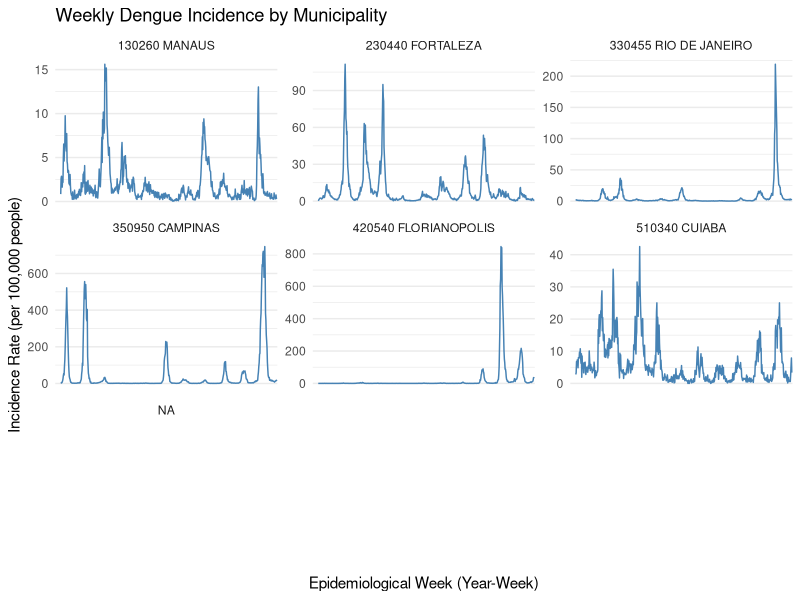
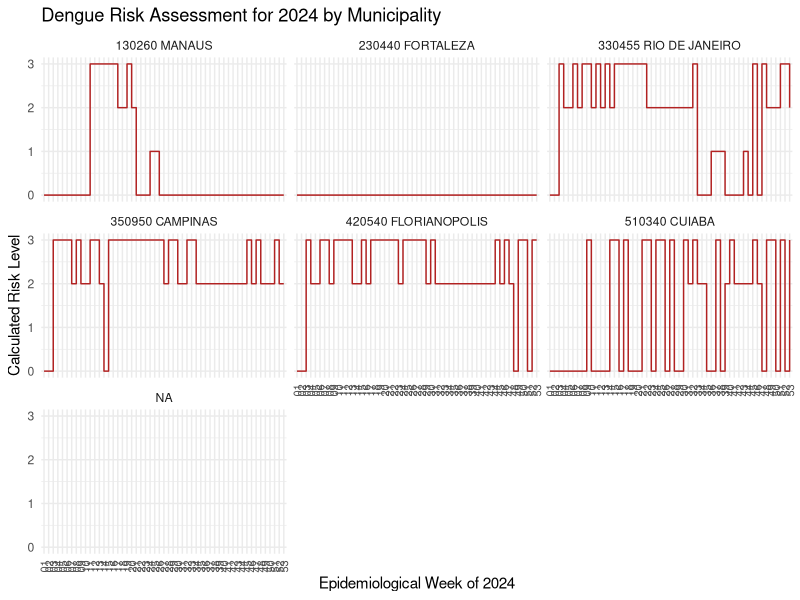
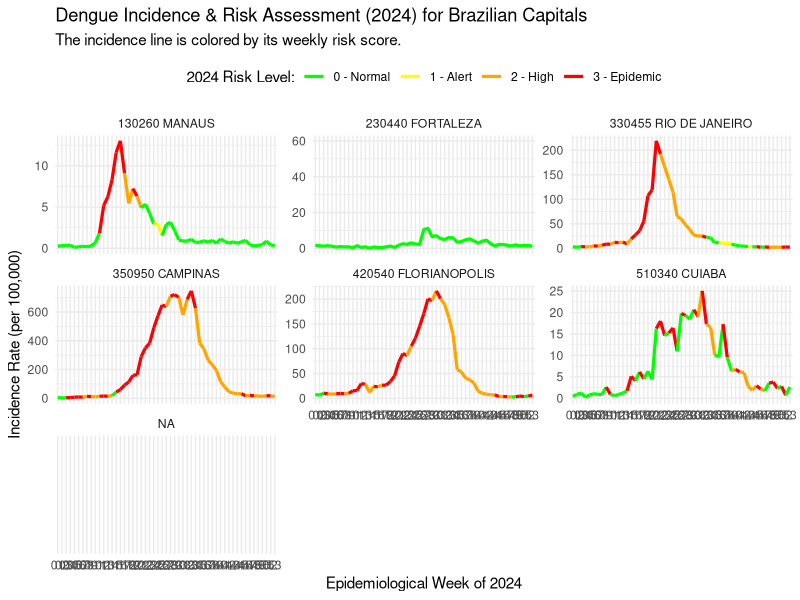
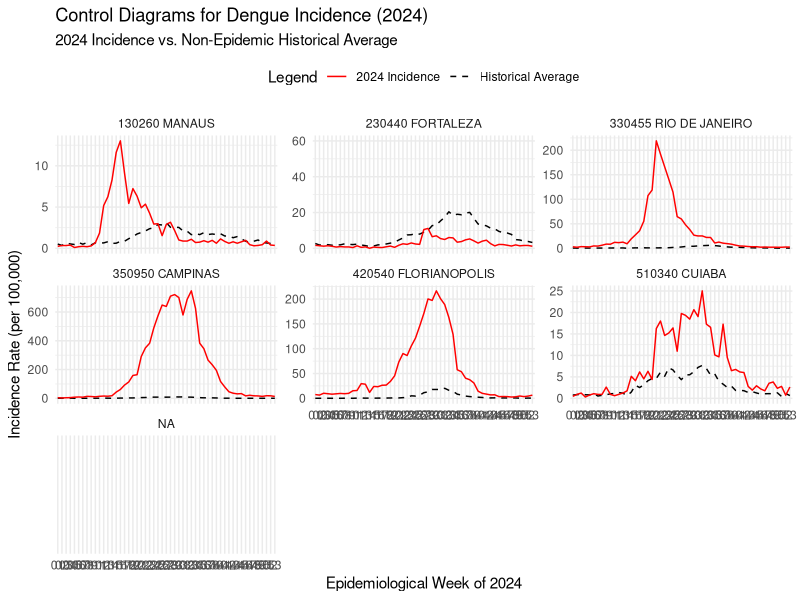
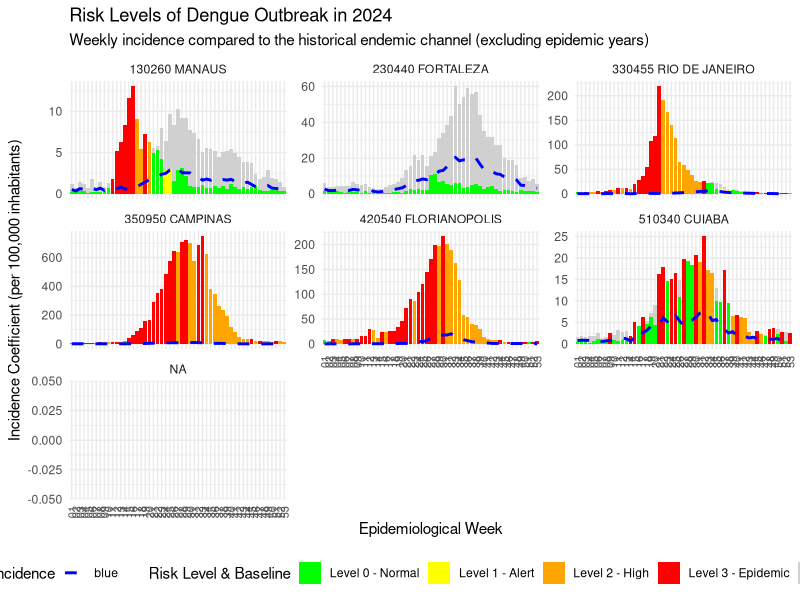

Here is the R script that generated these plots, in order:
## ---- chunk 1
knitr::opts_chunk$set(echo = T, warning = F)
library(tidyverse)
library(lubridate)
library(zoo)
library(ggplot2)
library(here)
library(haven)
library(lubridate)
library(readr)
## ---- chunk 2
dengue_full <- read_csv(here("dengue/Dengue_Provaveis_2014_2024.csv")) %>% 
  mutate(epidemiologic_week = paste0(year, "w", week))

# Epidemiological week starting on the first week of the winter
epiweek40 <- read_dta(
  here("dengue/epidemiological_week_startsweek40.dta")) 
## ---- chunk 3
 ## Grouping by municipality and epidemiological week
dengue_df <- dengue_full %>% 
  # Correctly group by municipality, year, and week first
  group_by(municipality, year, week) %>% 
  summarise(
    cases = sum(likely_cases, na.rm = TRUE),
    population = sum(population, na.rm = TRUE), 
    deaths = sum(deaths, na.rm = TRUE),
    .groups = "drop"
  ) %>%
  mutate(
    incidence = ifelse(population > 0, cases / (population / 100000), 0),
    wy = paste0(year, "w", as.integer(week))
  ) %>%
  full_join(epiweek40, by = "wy") %>%
  # IMPORTANT FIX: Group by municipality BEFORE arranging and filling NAs
  group_by(municipality) %>%
  arrange(year_week40, epidemiologic_week_startsweek40) %>% 
  mutate(
    # Use across() to apply na.locf cleanly to several columns
    across(c(year, cases, population, deaths, incidence), ~ zoo::na.locf(., na.rm = FALSE)),
    yw = as.character(paste0(year_week40,"-", epidemiologic_week_startsweek40)),
    epi_label = paste0(year_week40, "w", epidemiologic_week_startsweek40)
  ) %>%
  # Ungroup at the end to have a clean, final dataframe
  ungroup()
## ---- chunk 4
perform_risk_analysis <- function(df, analysis_year = 2024) {
  # Defines a function that takes a dataframe 'df' and an 'analysis_year'.

  tryCatch({
    # If an error occurs, the code will jump to the 'error' section at the end.

    # === Part 1: Identify Epidemic Years based on Risk Score ===
    # The goal of this part is to analyze all historical data to determine which years behaved like epidemics.

    # Create a preliminary endemic channel using ALL historical data.
    preliminary_channel <- df %>%
      # 1. Select only data from years before the analysis_year.
      filter(year_week40 < analysis_year) %>%
      # 2. Group data by the epidemiological week number.
      group_by(week2 = epidemiologic_week_startsweek40) %>%
      # 3. For each week, calculate the historical average and standard deviation of incidence.
      summarise(avg_incidence = mean(incidence, na.rm = TRUE), sd_incidence = sd(incidence, na.rm = TRUE), .groups = "drop") %>%
      # 4. Calculate the upper alert threshold (95% confidence interval).
      mutate(high = avg_incidence + (1.96 * sd_incidence))

    # Check if there is enough historical data to proceed.
    if(nrow(preliminary_channel) == 0) return(NULL)

    # Assess all historical years against the preliminary channel to find epidemic years.
    risk_all_years <- df %>%
      # 1. Select only historical data.
      filter(year_week40 < analysis_year) %>%
      # 2. Add the calculated avg_incidence and high threshold to each row based on its week.
      left_join(preliminary_channel, by = c("epidemiologic_week_startsweek40" = "week2")) %>%
      # 3. Group the data by year to analyze each year independently.
      group_by(year_week40) %>%
      # 4. Ensure weeks are sorted chronologically within each year.
      arrange(epidemiologic_week_startsweek40, .by_group = TRUE) %>%
      # 5. Create several new columns (triggers) based on different risk conditions.
      mutate(
        # Trigger: Is incidence above average but below the high threshold? (1=yes, 0=no)
        increasedincidence = ifelse(incidence > avg_incidence & incidence < high, 1, 0),
        # Trigger: Has 'increasedincidence' been true for 4 straight weeks?
        increasedincidence4weeks = zoo::rollapply(increasedincidence, 4, function(x) as.integer(all(x == 1)), fill = NA, align = "right"),
        # Trigger: Is incidence above the high threshold?
        increasedincidencehigh = ifelse(incidence > high, 1, 0),
        # Trigger: Has 'increasedincidencehigh' been true for 4 straight weeks?
        increasedincidencehigh4weeks = zoo::rollapply(increasedincidencehigh, 4, function(x) as.integer(all(x == 1)), fill = NA, align = "right"),
        # Trigger: Did deaths increase from the previous week?
        increaseddeath = ifelse(deaths > lag(deaths), 1, 0),
        # Trigger: Has 'increaseddeath' been true for 4 straight weeks?
        increaseddeath4w = zoo::rollapply(increaseddeath, 4, function(x) as.integer(all(x == 1)), fill = NA, align = "right"),
        # Calculate log of incidence to check for exponential growth.
        ln_incidence = ifelse(incidence > 0, log(incidence), 0),
        # Calculate the week-over-week change in log(incidence).
        exponentialgrowth = ln_incidence - dplyr::lag(ln_incidence),
        # Trigger: Is growth exponential AND is incidence above the high threshold?
        increasedexpgrowth = ifelse(exponentialgrowth > 0 & incidence > high, 1, 0),
        # Trigger: Has 'increaseddeath' been true for 5 straight weeks?
        increaseddeath5w = zoo::rollapply(increaseddeath, 5, function(x) as.integer(all(x == 1)), fill = NA, align = "right")
      ) %>%
      # Replace any NAs created by the rolling functions (at the start of the series) with 0.
      mutate(across(c(increasedincidence4weeks, increasedincidencehigh4weeks, increaseddeath4w, increasedexpgrowth, increaseddeath5w), ~replace_na(., 0))) %>%
      # Assign risk levels based on the triggers.
      mutate(
        # Risk Level 1: Sustained increase in cases.
        risk_level1 = if_else(increasedincidence4weeks == 1, 1L, 0L),
        # Risk Level 2: High alert for cases or sustained increase in deaths.
        risk_level2 = if_else(increasedincidencehigh4weeks == 1 | increaseddeath4w == 1, 2L, 0L),
        # Risk Level 3: Epidemic level based on exponential growth or prolonged increase in deaths.
        risk_level3 = if_else(increasedexpgrowth == 1 | increaseddeath5w == 1, 3L, 0L),
        # The final risk assessment for a week is the highest level triggered.
        riskassessment = pmax(risk_level1, risk_level2, risk_level3, na.rm = TRUE)
      )

    # From the historical assessment, create a list of years that hit risk level 3.
    epidemic_years <- risk_all_years %>% filter(riskassessment >= 3) %>% distinct(year_week40) %>% pull(year_week40)
    # Create a list of all available historical years.
    all_hist_years <- unique(df$year_week40[df$year_week40 < analysis_year])
    # Create the list of non-epidemic years by removing epidemic years from all historical years.
    non_epidemic_years <- all_hist_years[!all_hist_years %in% epidemic_years]
    # Select only the 5 most recent non-epidemic years for the final baseline.
    non_epidemic_years <- non_epidemic_years %>%
      sort() %>%
      tail(5)

    # Fallback condition:  Skips the municipality if there are not enough non-epidemic years to build a reliable baseline (at least 2 are needed).
    if (length(non_epidemic_years) < 2) {
      
      message(paste("Skipping municipality:", 
                    unique(df$municipality), 
                    "| Reason: Fewer than 2 non-epidemic years found."))
                    
      return(NULL) 
    }

    # === Part 2: Build Final Control Diagram and Assess the Current Year ===
    # The goal of this part is to use the clean "non-epidemic" years to build a
    # final, reliable baseline and assess the current analysis_year against it.

    # Isolate the incidence and death data for the current analysis_year.
    incidence_current_year <- df %>% filter(year_week40 == analysis_year) %>% transmute(incidence_current = incidence, deaths, week2 = epidemiologic_week_startsweek40)

    # Build the final, clean endemic channel.
    control_data <- df %>%
      # 1. IMPORTANT: Filter for only the selected non-epidemic years.
      filter(year_week40 %in% non_epidemic_years) %>%
      # 2. Group by week.
      group_by(week2 = epidemiologic_week_startsweek40) %>%
      # 3. Recalculate the average and standard deviation using this cleaner data.
      summarise(avg_incidence = mean(incidence, na.rm = TRUE), sd_incidence = sd(incidence, na.rm = TRUE), .groups = "drop") %>%
      # 4. Create the final upper and lower thresholds for the control diagram.
      mutate(high = avg_incidence + 1.96*sd_incidence, low = pmax(0, avg_incidence - 1.96*sd_incidence)) %>%
      # 5. Join the final channel data with the current year's data.
      left_join(incidence_current_year, by = "week2")

    # Perform the final risk assessment for the analysis_year.
    risk_final <- control_data %>%
      arrange(week2) %>%
      mutate(
        increasedincidence = ifelse(incidence_current > avg_incidence & incidence_current < high, 1, 0),
        increasedincidence4weeks = zoo::rollapply(increasedincidence, 4, function(x) as.integer(all(x==1)), fill=NA, align="right"),
        increasedincidencehigh = ifelse(incidence_current > high, 1, 0),
        increasedincidencehigh4weeks = zoo::rollapply(increasedincidencehigh, 4, function(x)as.integer(all(x==1)), fill=NA, align="right"),
        increaseddeath = ifelse(deaths > lag(deaths), 1, 0),
        increaseddeath4w = zoo::rollapply(increaseddeath, 4, function(x) as.integer(all(x==1)), fill=NA, align="right"),
        ln_incidence = ifelse(incidence_current > 0, log(incidence_current), 0),
        exponentialgrowth = ln_incidence - dplyr::lag(ln_incidence),
        increasedexpgrowth = ifelse(exponentialgrowth > 0 & incidence_current > high, 1, 0),
        increaseddeath5w = zoo::rollapply(increaseddeath, 5, function(x) as.integer(all(x==1)), fill=NA, align="right")
      ) %>%
      mutate(across(c(increasedincidence4weeks, increasedincidencehigh4weeks, increaseddeath4w, increasedexpgrowth, increaseddeath5w), ~replace_na(., 0))) %>%
      mutate(
        risk_level1 = if_else(increasedincidence4weeks == 1, 1L, 0L),
        risk_level2 = if_else(increasedincidencehigh4weeks == 1 | increaseddeath4w == 1, 2L, 0L),
        risk_level3 = if_else(increasedexpgrowth == 1 | increaseddeath5w == 1, 3L, 0L),
        riskassessment = pmax(risk_level1, risk_level2, risk_level3, na.rm = TRUE)
      )

    # Return the results as a list containing two objects.
    return(list(risk_final = risk_final, epidemic_years = epidemic_years))

  }, error = function(e) {
    # If any error occurred in the 'try' block, this code will run.
    message(paste("Could not process municipality:", unique(df$municipality), "| Error:", e$message))
    return(NULL)
  })
}
## ---- chunk 5
# Nest the data, creating a list-column with a dataframe for each municipality
nested_data <- dengue_df %>%
  group_by(municipality) %>%
  nest()

# Apply function to each nested dataframe
results <- nested_data %>%
  mutate(risk_analysis_results = map(data, perform_risk_analysis))

# Unnest the results for the 2024 risk assessment
risk_2024 <- results %>%
  # Safely extract the 'risk_final' tibble from the list
  mutate(risk_data = map(risk_analysis_results, ~ .x$risk_final)) %>%
  select(municipality, risk_data) %>%
  unnest(cols = c(risk_data))
## ---- chunk 6
# Helper function to safely extract epidemic years from the results list
extract_epidemic_years <- function(model_output) {
  if (!is.null(model_output) && "epidemic_years" %in% names(model_output)) {
    if (length(model_output$epidemic_years) > 0) {
      return(tibble(epidemic_year = as.character(model_output$epidemic_years)))
    }
  }
  return(tibble(epidemic_year = character(0)))
}

# Extract and unnest the epidemic years data
epidemic_years_data <- results %>%
  mutate(epidemic_years = map(risk_analysis_results, extract_epidemic_years)) %>%
  select(municipality, epidemic_years) %>%
  unnest(cols = c(epidemic_years))

# Create a summary table
epidemic_summary_table <- epidemic_years_data %>%
  group_by(municipality) %>%
  summarise(
    epidemic_years_list = paste(sort(unique(epidemic_year)), collapse = ", "),
    .groups = "drop"
  ) %>%
  rename(
    `Municipality` = municipality,
    `Epidemic Years` = epidemic_years_list
  )

# Table
knitr::kable(epidemic_summary_table, caption = "Epidemic Years of Dengue by Municipality")
## ---- chunk 7
ggplot(dengue_df, aes(x = yw, y = incidence, group = 1)) +
  geom_line(color = "steelblue") +
  facet_wrap(~ municipality, scales = "free_y") + 
  labs(
    title = "Weekly Dengue Incidence by Municipality",
    x = "Epidemiological Week (Year-Week)",
    y = "Incidence Rate (per 100,000 people)"
  ) +
  scale_x_discrete(breaks = levels(dengue_df$yw)[seq(1, length(levels(dengue_df$yw)))]) +
  theme_minimal() +
  theme(axis.text.x = element_text(angle = 90, vjust = 0.5, size = 8))
## ---- chunk 8
ggplot(risk_2024, aes(x = week2, y = riskassessment, group = 1)) +
  # geom_step is great for visualizing discrete changes in risk level
  geom_step(color = "firebrick") + 
  # Create a separate plot for each municipality
  facet_wrap(~ municipality) + 
  labs(
    title = "Dengue Risk Assessment for 2024 by Municipality",
    x = "Epidemiological Week of 2024",
    y = "Calculated Risk Level"
  ) +
  scale_y_continuous(breaks = 0:3, limits = c(0, 3)) + 
  theme_minimal() +
  theme(axis.text.x = element_text(angle = 90, vjust = 0.5, size = 8))
## ---- chunk 9
risk_colors <- c(
  "0" = "green",
  "1" = "yellow",
  "2" = "orange",
  "3" = "red"
)

ggplot(risk_2024, aes(x = week2)) +
  
  # The historical endemic channel (grey ribbon and dashed line)
  geom_ribbon(aes(ymin = low, ymax = high), fill = "grey80", alpha = 0.6) +
  geom_line(aes(y = avg_incidence), linetype = "dashed", color = "black") +
  
  # The 2024 incidence line, with color mapped to risk level
  geom_line(aes(y = incidence_current, color = as.factor(riskassessment), group = 1), size = 1.1) +
  
  # Creating a grid of plots
  facet_wrap(~ municipality, scales = "free_y") +
  
  # Apply custom color scale and labels
  scale_color_manual(
    name = "2024 Risk Level:", 
    values = risk_colors,
    labels = c("0 - Normal", "1 - Alert", "2 - High", "3 - Epidemic")
  ) +
  
  # Update titles and labels for the combined plot
  labs(
    title = "Dengue Incidence & Risk Assessment (2024) for Brazilian Capitals",
    subtitle = "The incidence line is colored by its weekly risk score.",
    y = "Incidence Rate (per 100,000)",
    x = "Epidemiological Week of 2024"
  ) +
  theme_minimal() +
  theme(legend.position = "top")
## ---- chunk 10
ggplot(risk_2024, aes(x = week2)) +
  
  # The historical endemic channel (grey ribbon)
  geom_ribbon(aes(ymin = low, ymax = high), fill = "lightblue", alpha = 0.8) +
  
  # The historical average line
  geom_line(aes(y = avg_incidence, linetype = "Historical Average", group = 1), color = "black") +
  
  # The 2024 incidence line
  geom_line(aes(y = incidence_current, linetype = "2024 Incidence", group = 1), color = "red") +
  
  # Create a grid of plots for each municipality
  facet_wrap(~ municipality, scales = "free_y") +
  
  # Customize the legend for clarity
  scale_linetype_manual(
    name = "Legend",
    values = c("Historical Average" = "dashed", "2024 Incidence" = "solid")
  ) +
  
  # Add titles and labels
  labs(
    title = "Control Diagrams for Dengue Incidence (2024)",
    subtitle = "2024 Incidence vs. Non-Epidemic Historical Average",
    y = "Incidence Rate (per 100,000)",
    x = "Epidemiological Week of 2024"
  ) +
  theme_minimal() +
  theme(legend.position = "top")
## ---- chunk 11
# Define the colors and labels for the legend
risk_colors <- c(
  "Endemic Channel Upper Limit" = "grey80",
  "0" = "green",
  "1" = "yellow",
  "2" = "orange",
  "3" = "red"
)

# Create the plot using a bar chart style
ggplot(risk_2024, aes(x = week2)) +
  
  # 1. Gray bars representing the upper limit of the endemic channel.
  # The 'fill' is now inside aes() to add it to the legend.
  geom_col(aes(y = high, fill = "Endemic Channel Upper Limit"), alpha = 0.9) +
  
  # 2. Colored bars for the 2024 incidence, based on risk level.
  geom_col(aes(y = incidence_current, fill = as.factor(riskassessment))) +

  # 3. Blue dashed line for the historical average.
  # MOVED to be last so it's drawn on top. 'color' is inside aes().
  geom_line(aes(y = avg_incidence, color = "blue", group = 1), 
            linetype = "dashed", 
            size = 1) +
  
  # Create a separate plot for each municipality
  facet_wrap(~ municipality, scales = "free_y") +
  
  # Apply the custom color scale for the BARS
  scale_fill_manual(
    name = "Risk Level & Baseline",
    values = risk_colors,
    # Manually set the labels for the risk levels
    labels = c("0" = "Level 0 - Normal", 
               "1" = "Level 1 - Alert", 
               "2" = "Level 2 - High",
               "3" = "Level 3 - Epidemic",
               "Endemic Channel Upper Limit" = "Endemic Channel Upper Limit")
  ) +

  # Apply the custom color scale for the LINE
  scale_color_manual(
    name = "Historical Average Incidence",
    values = "blue"
  ) +
  
  # Add titles and labels
  labs(
    title = "Risk Levels of Dengue Outbreak in 2024",
    subtitle = "Weekly incidence compared to the historical endemic channel (excluding epidemic years)",
    y = "Incidence Coefficient (per 100,000 inhabitants)",
    x = "Epidemiological Week"
  ) +
  theme_minimal() +
  theme(
    legend.position = "bottom",
    axis.text.x = element_text(angle = 90, vjust = 0.5, size = 8)
  )
